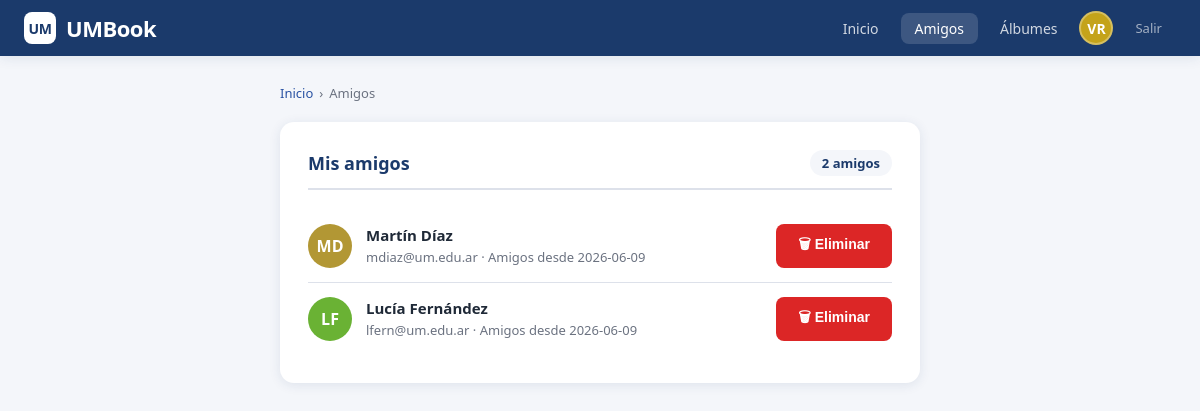
/amigos (signed in), run on the app's committed database.
### tables this page shows
CREATE TABLE amistad (
                id               INTEGER PRIMARY KEY AUTOINCREMENT,
                usuario_origen   INTEGER NOT NULL REFERENCES usuario(id),
                usuario_destino  INTEGER NOT NULL REFERENCES usuario(id),
                fecha_creacion   TEXT    NOT NULL,
                UNIQUE(usuario_origen, usuario_destino)
            );

CREATE TABLE usuario (
                id          INTEGER PRIMARY KEY AUTOINCREMENT,
                nombre      TEXT    NOT NULL,
                apellido    TEXT    NOT NULL,
                email       TEXT    NOT NULL UNIQUE,
                contrasena  TEXT    NOT NULL,
                foto_perfil TEXT,
                fecha_nac   TEXT,
                dias_aviso  INTEGER DEFAULT 7,
                activo      INTEGER DEFAULT 1
            );

### app.py (the view)
@app.route("/amigos")
@login_requerido
def amigos():
    ctrl = EliminarAmigoController()
    resultado = ctrl.listar_amigos(session["usuario_id"])
    exito = request.args.get("exito")
    error = request.args.get("error")
    return render_template("amigos.html",
                           amigos=resultado.get("amigos", []),
                           exito=exito, error=error)

### app.py (called while the page is built)
def login_requerido(f):
    from functools import wraps
    @wraps(f)
    def decorador(*args, **kwargs):
        if "usuario_id" not in session:
            return redirect(url_for("login"))
        return f(*args, **kwargs)
    return decorador

### controllers/eliminar_amigo_controller.py (called while the page is built)
    def listar_amigos(self, usuario_id: int) -> dict:
        try:
            amistades = self._repo_amistad.listar_de_usuario(usuario_id)
            amigos = []
            for amistad in amistades:
                otro_id = (amistad.usuario_destino
                           if amistad.usuario_origen == usuario_id
                           else amistad.usuario_origen)
                try:
                    amigo = self._gestion_usuarios.obtener_por_id(otro_id)
                    amigos.append({
                        "amistad_id": amistad.id,
                        "usuario": amigo,
                        "desde": amistad.fecha_creacion
                    })
                except ErrorNegocio:
                    continue
            return {"ok": True, "amigos": amigos}
        except Exception as e:
            return {"ok": False, "mensaje": str(e)}

### infrastructure/persistencia.py (called while the page is built)
    def __new__(cls):
        if cls._instancia is None:
            cls._instancia = super().__new__(cls)
        return cls._instancia

    def obtener_conexion(self) -> sqlite3.Connection:
        if self._conexion is None:
            raise RuntimeError("La base de datos no está conectada.")
        return self._conexion

### models/entidades.py (called while the page is built)
    @property
    def id(self) -> int:
        return self._id

    @property
    def usuario_origen(self) -> int:
        return self._usuario_origen

    @property
    def usuario_destino(self) -> int:
        return self._usuario_destino

    @property
    def fecha_creacion(self) -> str:
        return self._fecha_creacion

### models/gestion_usuarios.py (called while the page is built)
    def obtener_por_id(self, usuario_id: int) -> Usuario:
        row = self._db.execute(
            "SELECT * FROM usuario WHERE id = ?", (usuario_id,)
        ).fetchone()
        if not row:
            raise ErrorNegocio(f"No existe el usuario con id {usuario_id}.")
        return self._fila_a_usuario(row)

    def _fila_a_usuario(self, row) -> Usuario:
        return Usuario(
            id=row["id"],
            nombre=row["nombre"],
            apellido=row["apellido"],
            email=row["email"],
            contrasena=row["contrasena"],
            foto_perfil=row["foto_perfil"],
            fecha_nac=row["fecha_nac"],
            dias_aviso=row["dias_aviso"],
            activo=bool(row["activo"])
        )

### templates/amigos.html (shortened to what this page needs)
{% extends "base.html" %}
{% block contenido %}
<div class="contenedor" style="max-width:680px;">
  <div class="breadcrumb">
    <a href="{{ url_for('home') }}">Inicio</a>
    <span>›</span>
    <span>Amigos</span>
  </div>
  <div class="tarjeta">
    <div style="display:flex;align-items:center;justify-content:space-between;margin-bottom:20px;padding-bottom:12px;border-bottom:2px solid var(--gris-borde);">
      <h2 style="font-size:18px;font-weight:700;color:var(--azul);">Mis amigos</h2>
      <span style="font-size:13px;font-weight:600;padding:4px 12px;background:var(--gris-fondo);border-radius:20px;color:var(--azul);">
        {{ amigos|length }} amigo{% if amigos|length != 1 %}s{% endif %}
      </span>
    </div>
    {% if amigos %}
      {% for item in amigos %}
      <div class="amigo-item">
        <div class="avatar-chico" style="background:hsl({{ loop.index * 47 % 360 }},55%,45%);">
          {{ item.usuario.nombre[0]|upper }}{{ item.usuario.apellido[0]|upper }}
        </div>
        <div class="amigo-datos">
          <strong>{{ item.usuario.nombre }} {{ item.usuario.apellido }}</strong>
          <span>{{ item.usuario.email }} · Amigos desde {{ item.desde }}</span>
        </div>
        <div class="amigo-acciones">
          <button class="btn btn-peligro"
                  onclick="confirmarEliminar({{ item.usuario.id }}, '{{ item.usuario.nombre }} {{ item.usuario.apellido }}')">
            🗑 Eliminar
          </button>
        </div>
      </div>
      {% endfor %}
    {% else %}
      <div class="vacio">
        <div style="font-size:40px;">👥</div>
        <p>No tenés amigos registrados todavía.</p>
      </div>
    {% endif %}
  </div>
</div>
{% endblock %}

### templates/base.html (shortened to what this page needs)
<!DOCTYPE html>
<html lang="es">
<head>
  <link rel="stylesheet" href="{{ url_for('static', filename='css/umbook.css') }}">
</head>
<body>
{% if session.usuario_id %}
<header class="header">
  <a class="header-brand" href="{{ url_for('home') }}">
    <div style="width:32px;height:32px;background:white;border-radius:8px;display:flex;align-items:center;justify-content:center;">
      <span style="color:var(--azul);font-size:14px;font-weight:900;">UM</span>
    </div>
    <span>UMBook</span>
  </a>
  <nav class="header-nav">
    <a href="{{ url_for('home') }}" {% if request.endpoint=='home' %}class="activo"{% endif %}>Inicio</a>
    <a href="{{ url_for('amigos') }}" {% if request.endpoint=='amigos' %}class="activo"{% endif %}>Amigos</a>
    <a href="{{ url_for('mis_fotos') }}" {% if request.endpoint in ['mis_fotos','detalle_foto'] %}class="activo"{% endif %}>Álbumes</a>
    <div class="avatar-header" onclick="window.location='{{ url_for('perfil') }}'" title="{{ session.nombre }} {{ session.apellido }}">
      {{ session.nombre[0]|upper }}{{ session.apellido[0]|upper }}
    </div>
    <a href="{{ url_for('logout') }}" style="color:rgba(255,255,255,0.6);font-size:13px;">Salir</a>
  </nav>
</header>
{% endif %}
{% block contenido %}{% endblock %}
</body>
</html>

### static/css/umbook.css (style rules this page uses)
:root { --azul: #1B3A6B; --azul-claro: #2952A3; --dorado: #C4A31A; --blanco: #FFFFFF; --gris-fondo: #F4F6FA; --gris-borde: #DDE1EA; --gris-texto: #6B7280; --verde: #16A34A; --rojo: #DC2626; --sombra: 0 2px 12px rgba(27,58,107,0.10); }
* { box-sizing: border-box; margin: 0; padding: 0; }
body { font-family: 'Segoe UI', system-ui, sans-serif; background: var(--gris-fondo); color: #1F2937; min-height: 100vh; }
.header { background: var(--azul); color: white; padding: 0 24px; height: 56px; display: flex; align-items: center; justify-content: space-between; position: sticky; top: 0; z-index: 100; box-shadow: var(--sombra); }
.header-brand { display: flex; align-items: center; gap: 10px; font-weight: 700; font-size: 18px; text-decoration: none; color: white; }
.header-brand span { font-size: 22px; font-weight: 800; letter-spacing: -0.5px; }
.header-nav { display: flex; align-items: center; gap: 8px; }
.header-nav a { color: rgba(255,255,255,0.8); text-decoration: none; padding: 6px 14px; border-radius: 8px; font-size: 14px; transition: background 0.15s; }
.header-nav a:hover, .header-nav a.activo { background: rgba(255,255,255,0.15); color: white; }
.avatar-header { width: 34px; height: 34px; border-radius: 50%; background: var(--dorado); color: white; display: flex; align-items: center; justify-content: center; font-weight: 700; font-size: 14px; cursor: pointer; border: 2px solid rgba(255,255,255,0.3); }
.contenedor { max-width: 900px; margin: 0 auto; padding: 28px 20px; }
.tarjeta { background: white; border-radius: 14px; box-shadow: var(--sombra); padding: 28px; margin-bottom: 20px; }
.btn { display: inline-flex; align-items: center; justify-content: center; gap: 6px; padding: 10px 22px; border-radius: 8px; font-size: 14px; font-weight: 600; cursor: pointer; transition: all 0.15s; border: none; text-decoration: none; }
.btn-peligro { background: var(--rojo); color: white; }
.amigo-item { display: flex; align-items: center; padding: 14px 0; border-bottom: 1px solid var(--gris-borde); gap: 14px; }
.amigo-item:last-child { border-bottom: none; }
.avatar-chico { width: 44px; height: 44px; border-radius: 50%; background: var(--azul); color: white; display: flex; align-items: center; justify-content: center; font-size: 16px; font-weight: 700; flex-shrink: 0; }
.amigo-datos { flex: 1; min-width: 0; }
.amigo-datos strong { font-size: 15px; display: block; }
.amigo-datos span { font-size: 13px; color: var(--gris-texto); }
.amigo-acciones { display: flex; gap: 6px; }
.breadcrumb { display: flex; align-items: center; gap: 6px; font-size: 13px; color: var(--gris-texto); margin-bottom: 20px; }
.breadcrumb a { color: var(--azul-claro); text-decoration: none; }

### data on the page
amistad: usuario "M", usuario "D", usuario.nombre "Martín", usuario.apellido "Díaz", usuario.email "mdiaz@um.edu.ar", desde "2026-06-09"
amistad: usuario "L", usuario "F", usuario.nombre "Lucía", usuario.apellido "Fernández", usuario.email "lfern@um.edu.ar", desde "2026-06-09"

### other printed values
{{ session.nombre[0]|upper }} "V"
{{ session.apellido[0]|upper }} "R"
{{ amigos|length }} "2"
